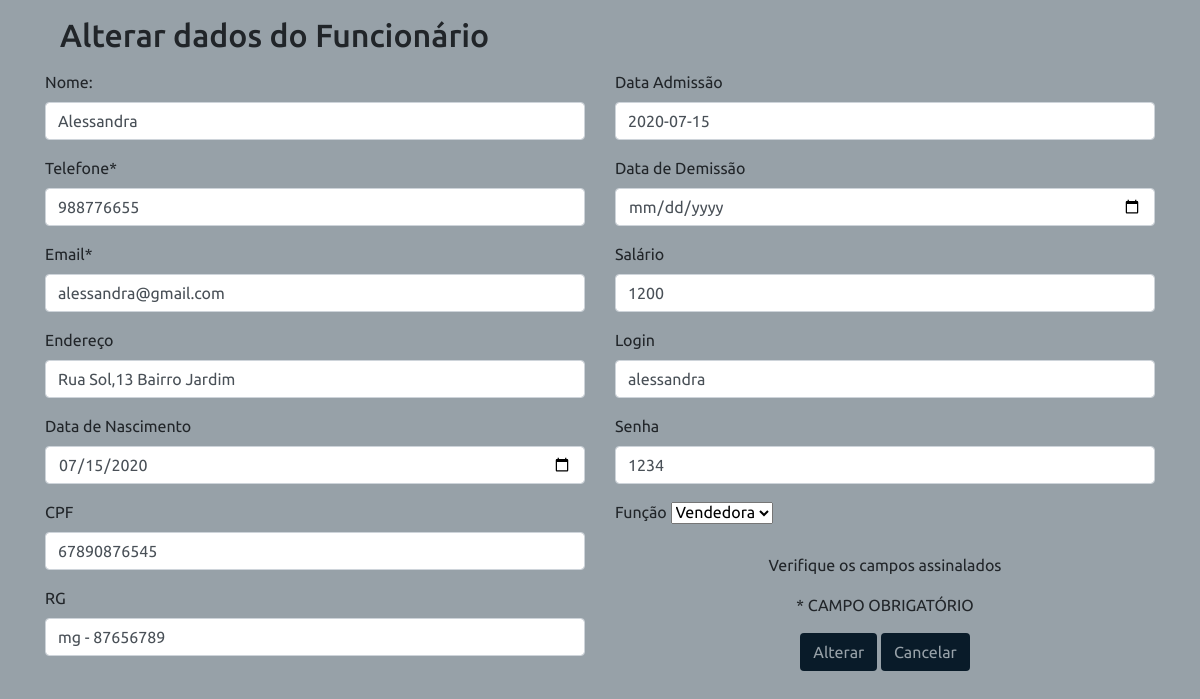
/edita_funcionarios.php?idFuncionario=2, run on the app's committed database.
### tables this page shows
CREATE TABLE IF NOT EXISTS `funcionarios` (
  `idFuncionario` int(11) NOT NULL AUTO_INCREMENT,
  `nome` varchar(150) NOT NULL,
  `telefone` varchar(45) NOT NULL,
  `email` varchar(45) NOT NULL,
  `endereco` varchar(45) NOT NULL,
  `dataNascimento` date NOT NULL,
  `cpf` varchar(20) NOT NULL,
  `rg` varchar(20) NOT NULL,
  `dataAdmissao` date NOT NULL,
  `dataDemissao` date DEFAULT NULL,
  `salario` float NOT NULL,
  `login` varchar(45) NOT NULL,
  `senha` varchar(45) NOT NULL,
  `Funcao_idFuncao` int(11) NOT NULL,
  PRIMARY KEY (`idFuncionario`),
  KEY `fk_Funcionarios_Funcao1_idx` (`Funcao_idFuncao`),
  CONSTRAINT `fk_Funcionarios_Funcao1` FOREIGN KEY (`Funcao_idFuncao`) REFERENCES `funcao` (`idFuncao`) ON DELETE NO ACTION ON UPDATE NO ACTION
);

### edita_funcionarios.php (the view, shortened to what this page needs)
<!DOCTYPE html>
<html>
<head>
  <link rel="stylesheet" href="css/bootstrap.css">
	<link rel="stylesheet" href="css/all.css">
	<link rel="stylesheet" href="css/estilo.css">
</head>
<?php
	$idFuncionario = $_GET["idFuncionario"];
	include "funcoesbd.php";
	$conexao = conecta_bd();
	$dados = consulta_editar_funcionario($conexao,$idFuncionario);
		$nome = $dados["nome"];
		$telefone = $dados["telefone"];
		$email = $dados["email"];
		$endereco = $dados["endereco"];
		$dataNascimento = $dados["dataNascimento"];
		$cpf = $dados["cpf"];
		$rg = $dados["rg"];
		$dataAdmissao = $dados["dataAdmissao"];
		$dataDemissao = $dados["dataDemissao"];
		$salario = $dados["salario"];
		$login = $dados["login"];
		$senha = $dados["senha"];
 ?>
<body style="background-color: #97a1a8;">
  <section id="formulario">
  	<div class="container">
  		<form action="edfuncionario_envia.php" method="post" name="form" id="form" onSubmit="return valida_dados(this)">
			<div class="col-md-12">
				<p><h2>Alterar dados do Funcionário</h2></p>
			 </div>
		<div class="row">
	<div class="col-md-6">
		 <div class="form-group">
					<label>Nome:</label>
					<input type="text" required="required" name="nome" class="form-control" value="<?php echo $nome;?>">
		</div>
		<div class="form-group">
					<label>Telefone*</label>
					<input type="text" required="required" name="telefone" class="form-control" value="<?php echo
					$telefone;?>">
        </div>
        <div class="form-group">
					<label>Email*</label>
					<input type="text" required="required" name="email" class="form-control" value="<?php echo
					$email;?>">
		</div>
		<div class="form-group">
					<label>Endereço</label>
					<input type="text" required="required" name="endereco" class="form-control" value="<?php echo
					$endereco;?>">
        </div>
        <div class="form-group">
					<label>Data de Nascimento</label>
					<input type="date" required="required" name="dataNascimento" class="form-control" value="<?php echo
					$dataNascimento;?>">
		</div>
		<div class="form-group">
					<label>CPF</label>
					<input type="text" required="required" name="cpf" class="form-control" value="<?php echo
					$cpf;?>">
        </div>
        <div class="form-group">
					<label>RG</label>
					<input type="text" required="required" name="rg" class="form-control" value="<?php echo
					$rg;?>">
        </div>
    </div>
 		<div class="col-md-6">
 			<div class="form-group">
					<label>Data Admissão</label>
					<input type="text" required="required" name="dataAdmissao" class="form-control" value="<?php echo
					$dataAdmissao;?>">
        </div>
		<div class="form-group">
					<label>Data de Demissão</label>
					<input type="date" required="required" name="dataDemissao" class="form-control" value="<?php echo
					$dataDemissao;?>">
		</div>
		<div class="form-group">
					<label>Salário</label>
					<input type="text" required="required" name="salario" class="form-control" value="<?php echo
					$salario;?>">
        </div>
        <div class="form-group">
					<label>Login</label>
					<input type="text" required="required" name="login" class="form-control" value="<?php echo
					$login;?>">
        </div>
        <div class="form-group">
					<label>Senha</label>
					<input type="text" required="required" name="senha" class="form-control" value="<?php echo
					$senha;?>">
        </div>
        <div class="form-group">
					<label>Função</label>
					<select name="funcao">
						<?php
							$sql = "select * from funcao";
							$resultado_funcao = mysqli_query($conn, $sql);
							while( $dados = mysqli_fetch_array($resultado_funcao)){
								$codigo = $dados['idFuncao'];
								$funcao = $dados['nome'];
								echo "<option value=$codigo>$funcao</option>";
							}
						?>
					</select>
		</div>
			<div class="col-md-6 text-center mx-auto d-block" style="padding-top: 5px;">
								<p>Verifique os campos assinalados</p>
								<p>* CAMPO OBRIGATÓRIO</p>
			<input type="submit" class="btn" value="Alterar" class="botao" style="background-color: #091b29; color:#97a1a8; ">
			<input type="reset" class="btn" name="cancelar" value="Cancelar" class="botao" onclick="javascript: location.href='funcionario.php';" style="background-color: #091b29; color:#97a1a8; ">
			</div>
	</div>
	</div>
	</form>
	</div>
</section>
</body>
</html>

### css/estilo.css (style rules this page uses)
body { font-family: Ubuntu, arial, sans-serif; }

### data on the page
funcionarios: nome "Alessandra", telefone "988776655", email "alessandra@gmail.com", endereco "Rua Sol,13 Bairro Jardim", dataNascimento "07/15/2020", cpf "67890876545", rg "mg - 87656789", dataAdmissao "2020-07-15", salario "1200", login "alessandra", senha "1234"

### other printed values
form field funcao "Vendedora"
